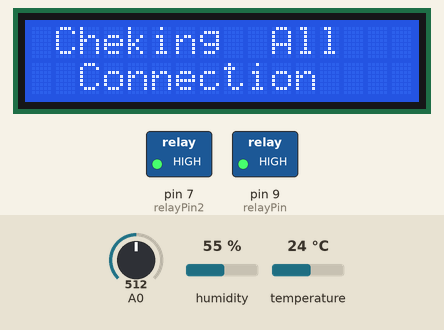
Recording of a sketch running on a simulated Arduino Uno, built with avr-gcc and run on an emulated ATmega328P. Parts: 16×2 character LCD, switched loads named in the sketch (green lamp = pin HIGH). Inputs (shaded band) come from the test bench; at power-on: temperature 24 °C, A0 = 512, humidity 55 %. The modem accepts every AT command (registered, SIM ready, sends succeed) and sends nothing else; what the sketch prints to the serial monitor is not drawn.

Above: at 1.2 s.
At 4.3 s:
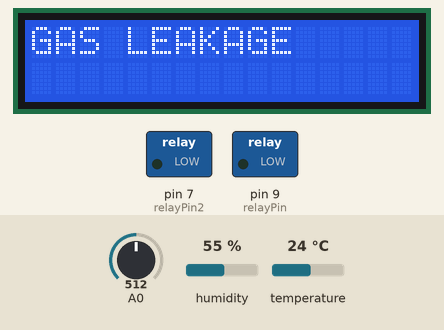
4.4 s: temperature set to 35.2 °C
At 12.2 s:
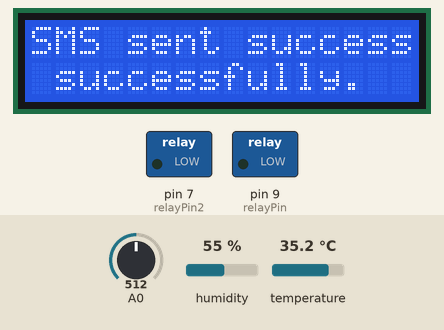
13.9 s: temperature set to 36.8 °C
At 23.2 s:
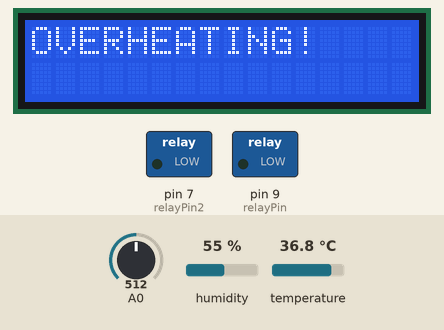
Timing chart, 0 to 24.7 s (numbered marks = the images above; inputs shaded):
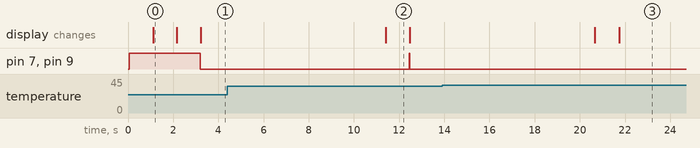

Measured:
- the behaviour switches between 36 and 36.1 °C on temperature (found by bisection; images 2 and 3)
- after the input at 13.9 s, pin 7 (relayPin2), pin 9 (relayPin): stays LOW (without the input it goes to HIGH after 7.8 s); the display: first differs from a run without the input after 7.8 s (image 3)
- what the display in image 0 shows lasts 1.1 s, from 1.1 s to 2.2 s
- what the display in image 2 shows lasts 1.1 s, from 11.4 s to 12.5 s

The sketch:

finalwithoutflame.ino
```cpp
#include <SoftwareSerial.h>
SoftwareSerial SIM900A(10, 11);

#include <Adafruit_Sensor.h>
#include <DHT.h>
#include <DHT_U.h>
#include <Wire.h>
#include <LiquidCrystal_I2C.h>

#define DHTPIN 2
#define DHTTYPE DHT22

DHT_Unified dht(DHTPIN, DHTTYPE);
LiquidCrystal_I2C lcd(0x27, 16, 2);

uint32_t delayMS;
float lastTemp = 0;
unsigned long lastTempTime = 0;
bool overheatDetected = false;
int relayPin = 9; // Relay connected to pin 9
int smsc = 0;
int relayPin2 = 7;

void setup() {
  Serial.begin(9600);
  SIM900A.begin(9600);
  lcd.begin();
  lcd.backlight();
  dht.begin();
  pinMode(relayPin, OUTPUT);
  pinMode(relayPin2, OUTPUT);
  digitalWrite(relayPin, HIGH); // Initialize relay to OFF state
  digitalWrite(relayPin2, HIGH); // Initialize relay2 to OFF state

  Serial.println(F("Welcome to the System"));
  lcd.clear();
  lcd.setCursor(0, 0);
  lcd.print("WELLCOME THE ");

  lcd.setCursor(0, 1);
  lcd.print("SMART PROTECTION");
  delay(1000);
  lcd.setCursor(0, 0);
  lcd.print(" Cheking  All   ");


  lcd.setCursor(0, 1);
  lcd.print("  Connection    ");
  delay(1000);
  lcd.setCursor(0, 0);
  lcd.print(" Establishing   ");

  lcd.setCursor(0, 1);
  lcd.print(" GPRS NETWORK   ");
  delay(1000);


  sensor_t sensor;
  dht.temperature().getSensor(&sensor);
  //delayMS = sensor.min_delay / 1000;
  // Start GSM module
  SIM900A.begin(9600);
  // Initialize the GSM module
}

int readGas() {
  int gasValue = analogRead(A0);
  Serial.print("Gas Value: ");
  Serial.println(gasValue);
  return gasValue;
}

float dht22() {
  delay(delayMS);
  sensors_event_t event;
  dht.temperature().getEvent(&event);
  float currentTemp = event.temperature;

  // Display on Serial Monitor
  Serial.print("Temperature: ");
  if (isnan(currentTemp)) {
    Serial.println("Error");
  } else {
    Serial.print(currentTemp);
    Serial.println("C");
  }

  // Display on LCD
  lcd.setCursor(0, 0);
  lcd.print("Temp:     ");
  if (isnan(currentTemp)) {
    lcd.print("Error");
  } else {
    lcd.print(currentTemp);
    lcd.print("C");
  }

  return currentTemp;
}

float dht221() {
  sensors_event_t event;
  dht.humidity().getEvent(&event);

  Serial.print("Humidity:  ");
  if (isnan(event.relative_humidity)) {
    Serial.println("Error");
  } else {
    Serial.print(event.relative_humidity);
    Serial.println("%");
  }

  lcd.setCursor(0, 1);
  lcd.print("Humidity:");
  if (isnan(event.relative_humidity)) {
    lcd.print("Error");
  } else {
    lcd.print(event.relative_humidity);
    lcd.print("%");
  }

  return event.relative_humidity;
}
void statusUpdate(int tem, int gas, float humidity)
{
  String message;
  message = "Temperature: " + String(tem) + " Gas: " + String(gas) + " Humidity: " + String(humidity) + " Machine is running fine, No fire, No Gas Leakage found";
sendSMS(message);

}

void tempWarning(int temf) {
  if (temf == 1) {
    lcd.clear();
    lcd.setCursor(0, 0);
    lcd.print("OVERHEATING!");
    Serial.println("OVERHEATING!");
     // Send SMS for overheating
    digitalWrite(relayPin2, LOW);

    digitalWrite(relayPin, LOW);
    sendSMS("Overheating detected!"); // Turn OFF the relay
  } else {
    digitalWrite(relayPin, HIGH);
    digitalWrite(relayPin2, HIGH); // Turn ON relay2
  }
}
void gasWarning(int gasF)
{
  if (gasF == 1) {
    lcd.clear();
    lcd.setCursor(0, 0);
    lcd.print("GAS LEAKAGE");
     // Send SMS for gas leakage
    digitalWrite(relayPin2, LOW);

    digitalWrite(relayPin, LOW); // Turn OFF the relay
    sendSMS("Gas leakage detected!");


  } else {
    digitalWrite(relayPin2, HIGH);
    digitalWrite(relayPin, HIGH); // Turn OFF the relay
  }
  gasF =0;
}

void sendSMS(String message) {
  Serial.println("Sending SMS...");

  SIM900A.println("AT+CMGF=1"); // Sets the GSM Module in Text Mode
  delay(1000);
  SIM900A.println("AT+CMGS=\"+8801631381077\"\r"); // Mobile phone number to send message
  delay(1000);

  SIM900A.print(message);
  delay(100);
  SIM900A.write(26); // ASCII code of Ctrl+Z

  delay(5000); // Wait for the SMS to be sent

  // Read the serial response and check if it contains "OK"
  String response = SIM900A.readString();
  if (response.indexOf("OK") != -1) {
    lcd.clear();
    lcd.setCursor(0, 0);
    lcd.println("SMS sent successfully.");
    lcd.setCursor(0, 1);
    lcd.println(" successfully.");
    Serial.println("SMS sent successfully.");
  } else {
    Serial.println("SMS sending failed.");
  }
}


void loop() {
  // Temperature and Humidity Section
//  delay(delayMS);
  int gas = readGas();
  float temp = dht22();
  float humidity = dht221();
  int tempf = 0;
  int gasF = 0;

  // Update gasF and tempf based on conditions
  if (temp > 36) {
    tempf = 1;
    tempWarning(tempf);

  }
  else {
    tempWarning(0); // No gas leakage
  }

  // You need to define the condition for gasF based on your specific requirements
  // For example:
  if (gas > 450) {
    gasF = 1;
    gasWarning(gasF);
  }
  else {
    gasWarning(0); // No gas leakage
  }

  if (smsc == 50) {
    statusUpdate(temp, gas, humidity);
    smsc = 0;
  }
  smsc = smsc+1;
  Serial.print("Time: ");
  Serial.print(smsc);
  Serial.println("sec");
  delay(1000);
}
```
